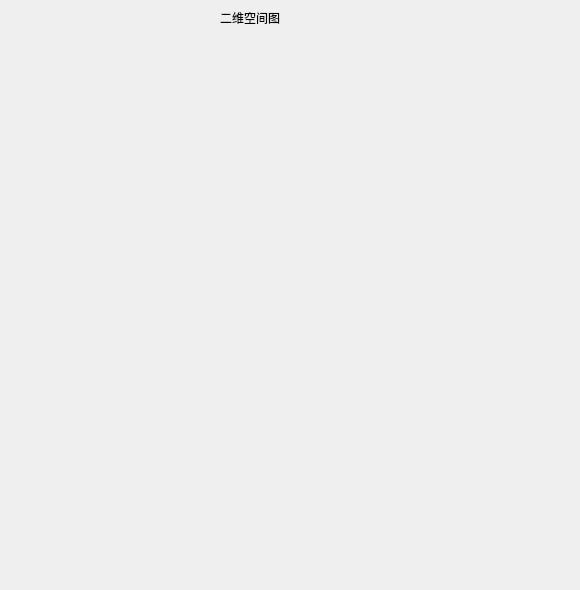
<?xml version="1.0" encoding="UTF-8"?>
<ui version="4.0">
 <class>Widget</class>
 <widget class="QWidget" name="Widget">
  <property name="geometry">
   <rect>
    <x>0</x>
    <y>0</y>
    <width>580</width>
    <height>590</height>
   </rect>
  </property>
  <property name="maximumSize">
   <size>
    <width>1000</width>
    <height>1000</height>
   </size>
  </property>
  <property name="windowTitle">
   <string>Artificial potential field simulation by xingkuizhang</string>
  </property>
  <widget class="QCustomPlot" name="qCustomPlot" native="true">
   <property name="geometry">
    <rect>
     <x>20</x>
     <y>30</y>
     <width>550</width>
     <height>550</height>
    </rect>
   </property>
   <property name="maximumSize">
    <size>
     <width>550</width>
     <height>550</height>
    </size>
   </property>
  </widget>
  <widget class="QLabel" name="label">
   <property name="geometry">
    <rect>
     <x>220</x>
     <y>10</y>
     <width>81</width>
     <height>16</height>
    </rect>
   </property>
   <property name="text">
    <string>二维空间图</string>
   </property>
  </widget>
 </widget>
 <layoutdefault spacing="6" margin="11"/>
 <customwidgets>
  <customwidget>
   <class>QCustomPlot</class>
   <extends>QWidget</extends>
   <header>qcustomplot.h</header>
   <container>1</container>
  </customwidget>
 </customwidgets>
 <resources/>
 <connections/>
</ui>
